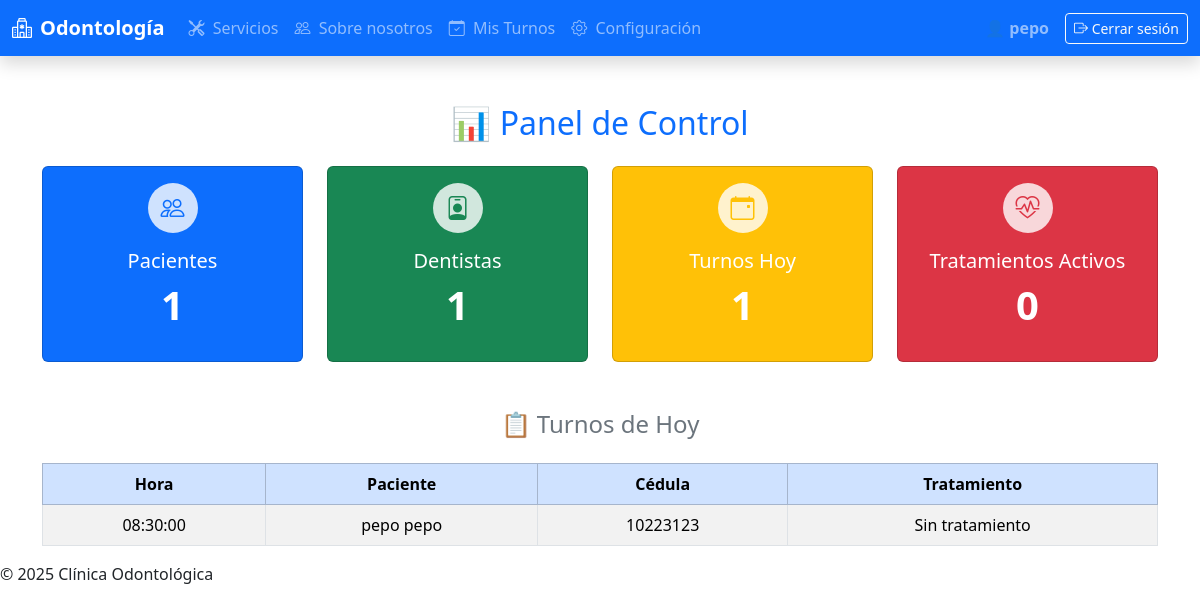
The app's page /dashboard.php (signed in) with its own data.
### tables this page shows
CREATE TABLE IF NOT EXISTS `turnos` (
  `id` int(11) NOT NULL AUTO_INCREMENT,
  `id_pacientes` int(11) NOT NULL,
  `fecha_turno` date NOT NULL,
  `hora_turno` time NOT NULL,
  `motivo` text DEFAULT NULL,
  `estado` enum('pendiente','confirmado','cancelado') DEFAULT 'pendiente',
  PRIMARY KEY (`id`),
  KEY `id_pacientes` (`id_pacientes`)
);

CREATE TABLE IF NOT EXISTS `pacientes` (
  `id` int(11) NOT NULL AUTO_INCREMENT,
  `nombre` varchar(100) NOT NULL,
  `apellido` varchar(100) NOT NULL,
  `email` varchar(100) NOT NULL,
  `telefono` varchar(20) DEFAULT NULL,
  `cedula` varchar(20) NOT NULL,
  `fecha_nacimiento` date DEFAULT NULL,
  PRIMARY KEY (`id`),
  UNIQUE KEY `email` (`email`),
  UNIQUE KEY `cedula` (`cedula`)
);

### dashboard.php (the view, shortened to what this page needs)
<?php
include("includes/db.php");
include("includes/header.php");
$totalPacientes = $conn->query("SELECT COUNT(*) AS total FROM pacientes")->fetch_assoc()['total'];
$totalDentistas = $conn->query("SELECT COUNT(*) AS total FROM dentistas")->fetch_assoc()['total'];
$turnosHoy = $conn->query("SELECT COUNT(*) AS total FROM turnos WHERE fecha_turno = CURDATE()")->fetch_assoc()['total'];
$tratamientosActivos = $conn->query("SELECT COUNT(*) AS total FROM tratamientos WHERE fecha_fin IS NULL OR fecha_fin > CURDATE()")->fetch_assoc()['total'];
$turnos = $conn->query("
    SELECT
        t.hora_turno,
        p.nombre AS nombre_paciente,
        p.apellido AS apellido_paciente,
        p.cedula,
        tr.descripcion AS descripcion_tratamiento
    FROM turnos t
    INNER JOIN pacientes p ON t.id_pacientes = p.id
    LEFT JOIN tratamientos tr ON t.id_pacientes = tr.id_pacientes
        AND (tr.fecha_fin IS NULL OR tr.fecha_fin > CURDATE())
    WHERE t.fecha_turno = CURDATE()
    ORDER BY t.hora_turno ASC
");
?>
<link rel="stylesheet" href="css/dashboard.css">
<div class="container mt-5">
  <h2 class="mb-4 text-center text-primary">📊 Panel de Control</h2>
  <div class="row g-4 justify-content-center">
    <div class="col-md-3">
      <a href="pacientes/lista.php" class="text-decoration-none">
        <div class="card text-white bg-primary h-100 text-center">
          <div class="card-body">
            <div class="icon-circle mb-3 mx-auto">
              <i class="bi bi-people text-primary fs-4"></i>
            </div>
            <h5 class="card-title">Pacientes</h5>
            <p class="display-6 fw-bold"><?= $totalPacientes ?></p>
          </div>
        </div>
      </a>
    </div>
    <div class="col-md-3">
      <a href="dentistas/lista.php" class="text-decoration-none">
        <div class="card text-white bg-success h-100 text-center">
          <div class="card-body">
            <div class="icon-circle mb-3 mx-auto">
              <i class="bi bi-person-badge text-success fs-4"></i>
            </div>
            <h5 class="card-title">Dentistas</h5>
            <p class="display-6 fw-bold"><?= $totalDentistas ?></p>
          </div>
        </div>
      </a>
    </div>
    <div class="col-md-3">
      <a href="turnos/lista.php" class="text-decoration-none">
        <div class="card text-white bg-warning h-100 text-center">
          <div class="card-body">
            <div class="icon-circle mb-3 mx-auto">
              <i class="bi bi-calendar-event text-warning fs-4"></i>
            </div>
            <h5 class="card-title">Turnos Hoy</h5>
            <p class="display-6 fw-bold"><?= $turnosHoy ?></p>
          </div>
        </div>
      </a>
    </div>
    <div class="col-md-3">
      <a href="tratamientos/lista.php" class="text-decoration-none">
        <div class="card text-white bg-danger h-100 text-center">
          <div class="card-body">
            <div class="icon-circle mb-3 mx-auto">
              <i class="bi bi-heart-pulse text-danger fs-4"></i>
            </div>
            <h5 class="card-title">Tratamientos Activos</h5>
            <p class="display-6 fw-bold"><?= $tratamientosActivos ?></p>
          </div>
        </div>
      </a>
    </div>
  </div>
  <div class="mt-5">
    <h4 class="text-center text-secondary mb-4">📋 Turnos de Hoy</h4>
    <div class="table-responsive">
      <table class="table table-striped table-bordered text-center">
        <thead class="table-primary">
          <tr>
            <th>Hora</th>
            <th>Paciente</th>
            <th>Cédula</th>
            <th>Tratamiento</th>
          </tr>
        </thead>
        <tbody>
          <?php if ($turnos->num_rows > 0): ?>
            <?php while($row = $turnos->fetch_assoc()): ?>
              <tr>
                <td><?= $row['hora_turno'] ?></td>
                <td><?= $row['nombre_paciente'] . ' ' . $row['apellido_paciente'] ?></td>
                <td><?= $row['cedula'] ?></td>
                <td><?= $row['descripcion_tratamiento'] ?? 'Sin tratamiento' ?></td>
              </tr>
            <?php endwhile; ?>
          <?php else: ?>
            <tr><td colspan="4" class="text-center">No hay turnos hoy</td></tr>
          <?php endif; ?>
        </tbody>
      </table>
    </div>
  </div>
</div>
<?php include("includes/footer.php"); ?>

### css/dashboard.css (style rules this page uses)
.icon-circle { width: 50px; height: 50px; background: rgba(255, 255, 255, 0.8); border-radius: 50%; display: flex; align-items: center; justify-content: center; margin-bottom: 10px; }

### records on screen
turnos: hora_turno "08:30:00", id_pacientes.nombre "pepo", id_pacientes.apellido "pepo", id_pacientes.cedula "10223123", descripcion_tratamiento "Sin tratamiento"

### other values on screen
$_SESSION['usuario'] "pepo"
$totalPacientes "1"
$totalDentistas "1"
$turnosHoy "1"
$tratamientosActivos "0"
